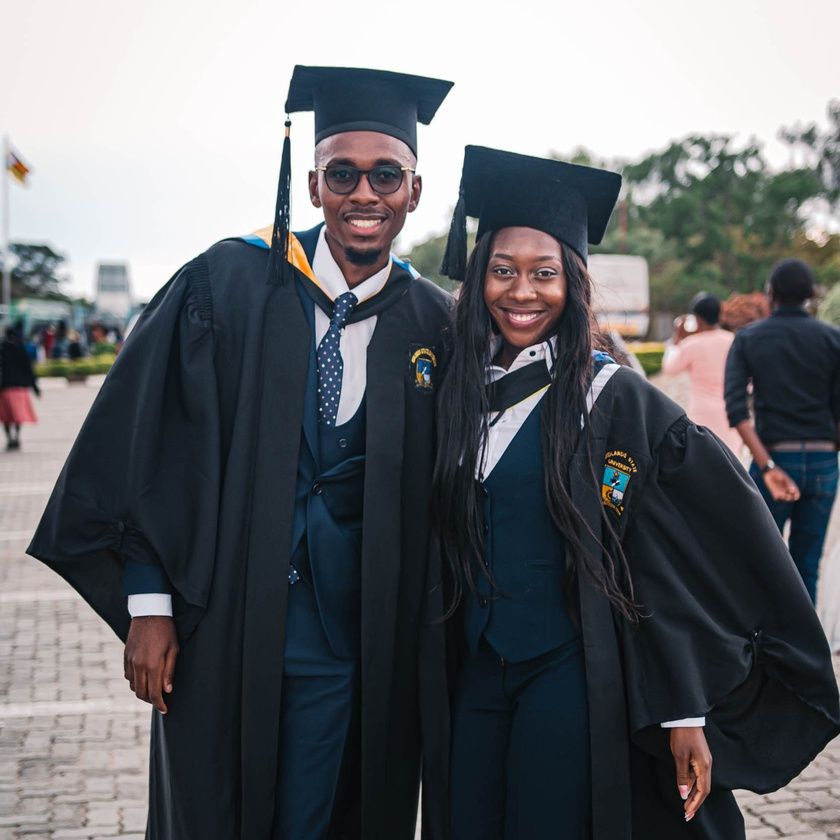
#> input picture hero.jpg, 840 x 840 px, shrunk from 3334 x 3334 before the run
$ python extraction-pattern.py
#> lines starting #> are read from the running program, lines starting #| are printed output that depends on the picture
import matplotlib.pyplot as plt
from skimage import io, color, feature
import tkinter
# Load the image using scikit-image
input_image = io.imread('hero.jpg')
#> input_image is the input picture: shape (840, 840, 3); mean R, G, B 102.5, 105.1, 108.8

# Convert the image to grayscale
grayscale_image = color.rgb2gray(input_image)
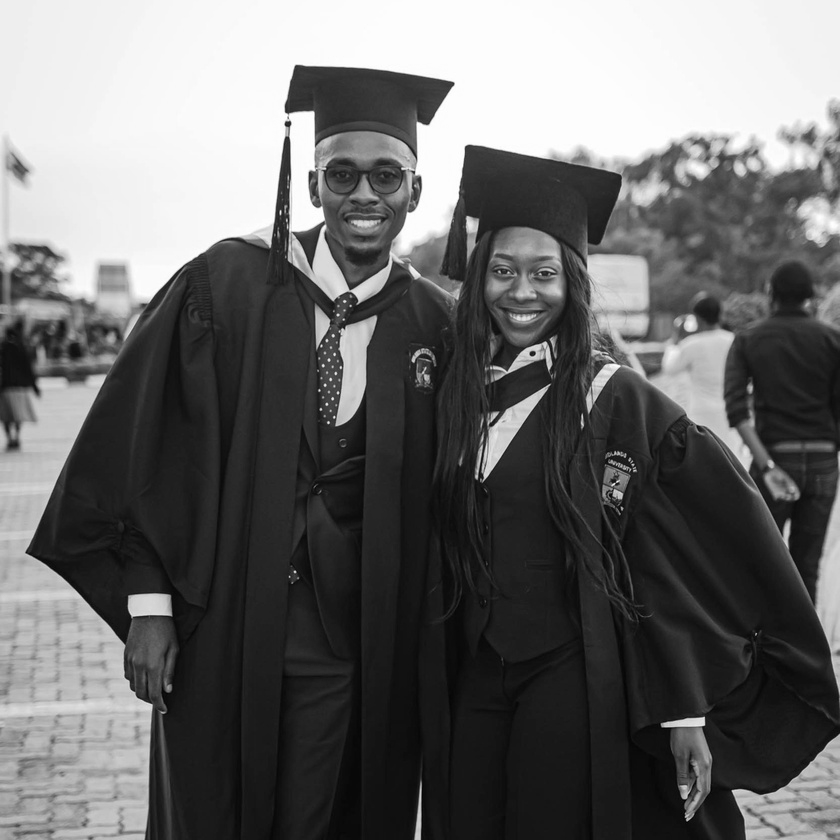
#> grayscale_image: shape (840, 840) float64; min 0.00754, max 1, mean 0.411

# Extract Histogram of Oriented Gradients (HOG) features
hog_features, hog_image = feature.hog(
    grayscale_image, visualize=True, block_norm='L2-Hys', pixels_per_cell=(8, 8), cells_per_block=(1, 1))
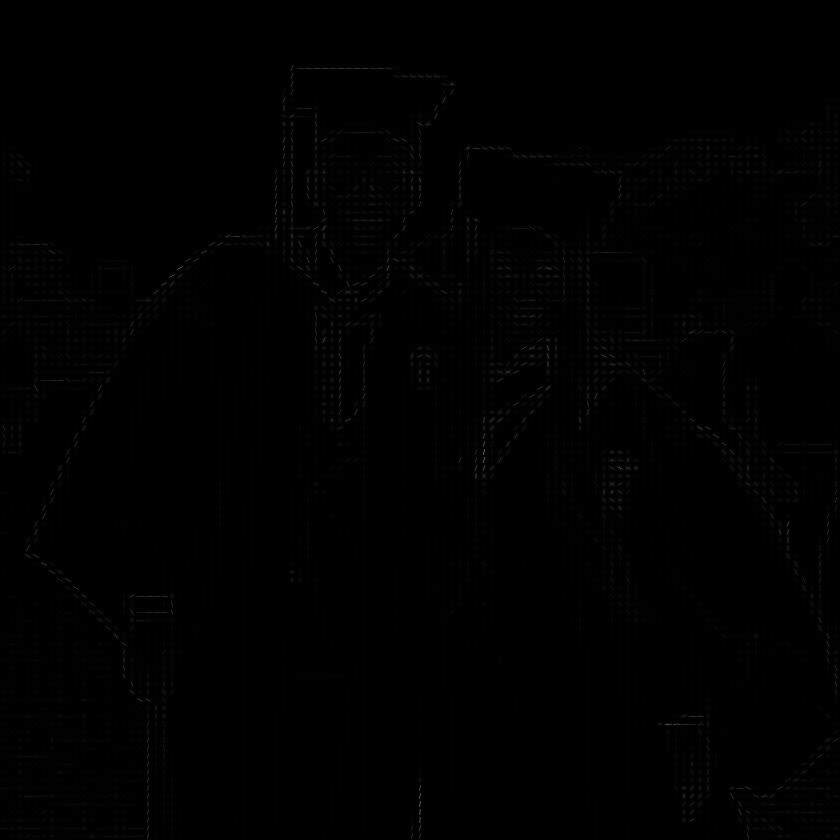
#> hog_image: shape (840, 840) float64; min 0, max 0.338, mean 0.0032

# Display the original image and HOG features using Matplotlib
plt.figure(figsize=(12, 6))

# Original grayscale image
plt.subplot(1, 2, 1)
plt.imshow(grayscale_image, cmap='gray')
plt.title('Grayscale Image')
plt.axis('off')

# HOG features
plt.subplot(1, 2, 2)
plt.imshow(hog_image, cmap='gray')
plt.title('HOG Features')
plt.axis('off')

plt.tight_layout()
plt.show()
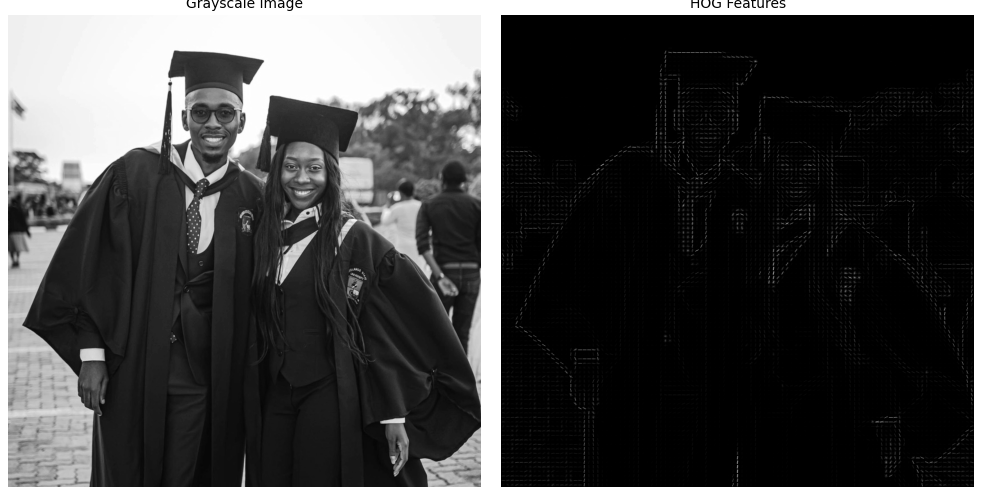
#> figure drawn by matplotlib, 2 panels
